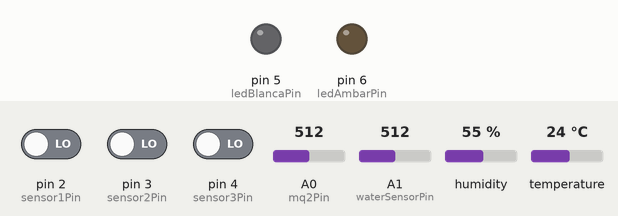
The sketch below on a simulated Arduino Uno, built with avr-gcc and run on an emulated ATmega328P. Shown: output pins drawn as LEDs (lit = HIGH). The inputs (shaded band) are chosen by the test bench; at power-on: pin 2 (sensor1Pin) LOW, pin 3 (sensor2Pin) LOW, pin 4 (sensor3Pin) LOW, A0 (mq2Pin) = 512, A1 (waterSensorPin) = 512, humidity 55 %, temperature 24 °C. The modem accepts every AT command (registered, SIM ready, sends succeed) and sends nothing else; the audio player accepts every command and is not drawn; what the sketch prints to the serial monitor is not drawn.

Above: at 3.66 s.
At 13.8 s:
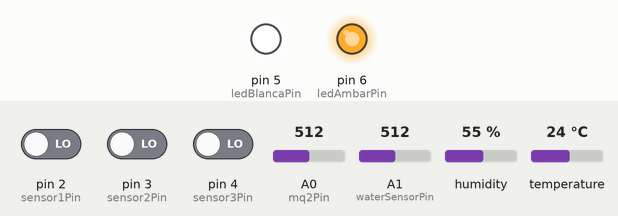
At 29.9 s:
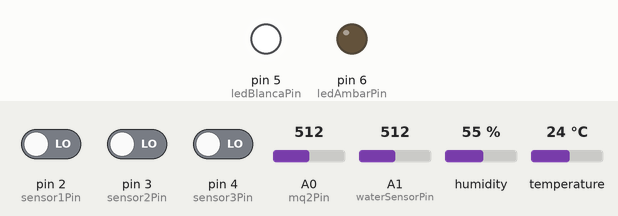
Timing chart, 0 to 45.8 s (numbered marks = the images above):
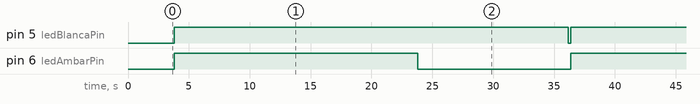

The sketch:

Proyecto_Asilo.ino
```cpp
#include <SoftwareSerial.h>
#include <DFRobotDFPlayerMini.h>
#include <DHT.h>  // Libreria para el sensor DHT11

#define DHTPIN 7        // Pin digital donde esta conectado el DHT11
#define DHTTYPE DHT11   // Tipo de sensor DHT

DHT dht(DHTPIN, DHTTYPE);  // Inicializa el sensor DHT

// Configuracion del modulo SIM800L
SoftwareSerial mySIM800(8, 9);  // RX, TX para el modulo SIM800L (pines de Arduino)
SoftwareSerial mySoftwareSerial(10, 11);  // RX, TX para el DFPlayer Mini
DFRobotDFPlayerMini myDFPlayer;

// Definir los pines para los sensores SW-420
const int sensor1Pin = 2;
const int sensor2Pin = 3;
const int sensor3Pin = 4;

// Pines para las tiras LED
const int ledBlancaPin = 5;
const int ledAmbarPin = 6;

// Pin para el sensor MQ-2
const int mq2Pin = A0;  // Entrada analogica

// Pin para el sensor de agua y profundidad HW-038
const int waterSensorPin = A1;  // Entrada analogica

// Umbral para deteccion del MQ-2, HW-038, y DHT11 (ajustalo segun las pruebas)
const int mq2Threshold = 300;
const int waterThreshold = 300;  // Ajusta segun las pruebas del sensor HW-038
const float fireTempThreshold = 30.0;  // Umbral de temperatura mas sensible para detectar incendio

// Variables para almacenar estados previos y actuales de los sensores
int prevSensor1State = LOW;
int prevSensor2State = LOW;
int prevSensor3State = LOW;

// Tiempo para filtrar las lecturas del sensor de agua
unsigned long lastWaterSensorCheck = 0;
const unsigned long debounceDelay = 2000;  // 2 segundos de tiempo de espera

void activarAlarma(int sonido);
void enviarSMS(const char* mensaje);
void enviarProtocoloEvacuacion();

void setup() {
  // Inicializa los pines de los sensores como entradas
  pinMode(sensor1Pin, INPUT);
  pinMode(sensor2Pin, INPUT);
  pinMode(sensor3Pin, INPUT);

  // Inicializa los pines de las tiras LED como salidas
  pinMode(ledBlancaPin, OUTPUT);
  pinMode(ledAmbarPin, OUTPUT);

  // Inicializa la comunicacion serial para depuracion
  Serial.begin(9600);

  // Inicializa la comunicacion con el DFPlayer Mini
  mySoftwareSerial.begin(9600);

  if (!myDFPlayer.begin(mySoftwareSerial)) {
    Serial.println(F("Error al inicializar el DFPlayer Mini."));
    while (true);
  }

  Serial.println(F("DFPlayer Mini listo."));
  myDFPlayer.volume(20);  // Ajustar el volumen (0 a 30)

  // Inicializar el sensor DHT11
  dht.begin();

  // Inicializar el SIM800L
  mySIM800.begin(9600);
  delay(1000);
  mySIM800.println("AT");  // Verificar si el SIM800L esta conectado
  delay(1000);
  mySIM800.println("AT+CMGF=1");  // Establecer modo texto para SMS
  delay(1000);
}

void loop() {
  // Leer los estados de los sensores SW-420
  int sensor1State = digitalRead(sensor1Pin);
  int sensor2State = digitalRead(sensor2Pin);
  int sensor3State = digitalRead(sensor3Pin);

  // Leer el valor del sensor MQ-2
  int mq2Value = analogRead(mq2Pin);

  // Leer el valor del sensor de agua HW-038
  int waterValue = analogRead(waterSensorPin);

  // Leer la temperatura desde el DHT11
  float temperature = dht.readTemperature();

  // --- Mostrar lecturas en el monitor serial ---
  Serial.print("Valor sensor agua: ");
  Serial.println(waterValue);  // Ver el valor del sensor de agua
  Serial.print("Temperatura: ");
  Serial.println(temperature);  // Mostrar la temperatura en el monitor serial

  // --- Verificar SW-420 (Sensores de vibracion) ---
  if (sensor1State == HIGH && prevSensor1State == LOW) {
    Serial.println(F("Movimiento detectado en sensor 1, activando alarmas."));
    activarAlarma(1);  // Activar alarma para vibracion (0001.mp3)

    // Enviar mensajes del protocolo de evacuacion
    enviarSMS("Alerta: Movimiento detectado en el sensor 1. Inicie protocolo de evacuacion.");
    enviarProtocoloEvacuacion();
  }

  if (sensor2State == HIGH && prevSensor2State == LOW) {
    Serial.println(F("Movimiento detectado en sensor 2, activando alarmas."));
    activarAlarma(1);

    // Enviar mensajes del protocolo de evacuacion
    enviarSMS("Alerta: Movimiento detectado en el sensor 2. Inicie protocolo de evacuacion.");
    enviarProtocoloEvacuacion();
  }

  if (sensor3State == HIGH && prevSensor3State == LOW) {
    Serial.println(F("Movimiento detectado en sensor 3, activando alarmas."));
    activarAlarma(1);

    // Enviar mensajes del protocolo de evacuacion
    enviarSMS("Alerta: Movimiento detectado en el sensor 3. Inicie protocolo de evacuacion.");
    enviarProtocoloEvacuacion();
  }

  // Actualizar el estado anterior de los sensores
  prevSensor1State = sensor1State;
  prevSensor2State = sensor2State;
  prevSensor3State = sensor3State;

  // --- Verificar MQ-2 (Sensor de gas/humo) ---
  if (mq2Value > mq2Threshold) {
    Serial.println(F("Gas o humo detectado, activando alarma de gas."));
    activarAlarma(2);  // Activar alarma para gas/humo (0002.mp3)
    enviarSMS("Alerta: Deteccion de gas o humo.");
  }

  // --- Verificar HW-038 (Sensor de agua) con filtro de tiempo ---
  if (millis() - lastWaterSensorCheck > debounceDelay) {
    if (waterValue > waterThreshold) {
      Serial.println(F("Agua detectada, activando alarma."));
      activarAlarma(3);  // Activar alarma para agua (0003.mp3)
      enviarSMS("Alerta: Deteccion de agua.");
    }
    lastWaterSensorCheck = millis();  // Actualizar el tiempo del ultimo chequeo
  }

  // --- Verificar DHT11 para deteccion de incendios ---
  if (temperature >= fireTempThreshold) {
    Serial.println(F("Temperatura alta detectada, posible incendio. Activando alarma de incendio."));
    activarAlarma(4);  // Activar alarma para incendio (0004.mp3)
    enviarSMS("Alerta: Incendio detectado.");
  }

  delay(500);  // Pequeno retraso para evitar lecturas excesivas
}

// Funcion para activar alarmas (tanto sonido como luces)
void activarAlarma(int sonido) {
  // Reproducir el sonido adecuado
  myDFPlayer.play(sonido);  // Reproducir el archivo MP3 (0001.mp3, 0002.mp3, 0003.mp3 o 0004.mp3)

  // Encender la tira LED blanca durante 10 segundos
  digitalWrite(ledBlancaPin, LOW);
  delay(200);  // Espera 10 segundos

  // Apagar la tira LED blanca
  digitalWrite(ledBlancaPin, HIGH);

  // Encender la tira LED ambar durante 20 segundos
  digitalWrite(ledAmbarPin, HIGH);
  delay(20000);  // Espera 20 segundos

  // Apagar la tira LED ambar
  digitalWrite(ledAmbarPin, LOW);
}

// Funcion para enviar SMS
void enviarSMS(const char* mensaje) {
  // Enviar mensaje al primer numero
  mySIM800.println("AT+CMGS=\"+50254947791\"");  // Primer numero de destino
  delay(1000);
  mySIM800.print(mensaje);
  delay(100);
  mySIM800.write(26);  // Enviar CTRL+Z para enviar el mensaje
  delay(5000);  // Esperar a que se envie el mensaje

  // Enviar mensaje al segundo numero
  mySIM800.println("AT+CMGS=\"+50256997632\"");  // Segundo numero de destino
  delay(1000);
  mySIM800.print(mensaje);
  delay(100);
  mySIM800.write(26);  // Enviar CTRL+Z para enviar el mensaje
  delay(5000);  // Esperar a que se envie el mensaje
}

// Funcion para enviar el protocolo de evacuacion en 5 pasos
void enviarProtocoloEvacuacion() {
  delay(2000);  // Espera de 2 segundos antes de enviar el siguiente mensaje
  enviarSMS("Protocolo de evacuacion: Paso 1 - Evacuar inmediatamente.");

  delay(2000);  // Espera de 2 segundos antes de enviar el siguiente mensaje
  enviarSMS("Protocolo de evacuacion: Paso 2 - Dirijase a la salida de emergencia mas cercana.");

  delay(2000);  // Espera de 2 segundos antes de enviar el siguiente mensaje
  enviarSMS("Protocolo de evacuacion: Paso 3 - Mantenga la calma.");

  delay(2000);  // Espera de 2 segundos antes de enviar el siguiente mensaje
  enviarSMS("Protocolo de evacuacion: Paso 4 - Ayude a las personas con movilidad reducida.");

  delay(2000);  // Espera de 2 segundos antes de enviar el siguiente mensaje
  enviarSMS("Protocolo de evacuacion: Paso 5 - Espere instrucciones de las autoridades.");
}
```

Measured:
- by itself, pin 5 (ledBlancaPin): alternates HIGH for 32.4 s and LOW for 0.20 s
- by itself, pin 6 (ledAmbarPin): alternates HIGH for 20.0 s and LOW for 12.6 s
- by itself, everything shown: repeats every 32.6 s, in 3 steps
